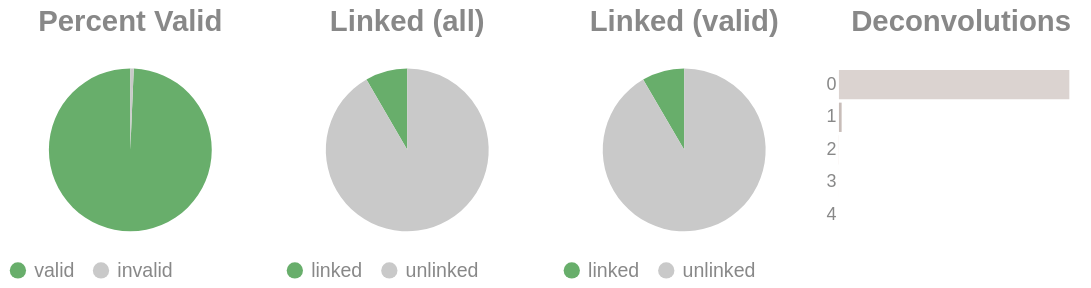

Notebook cell for this chart:
### Code cell
if SKIPLR:
    pass
else:
    clash = Counter()
    for i in valids['molecule'].to_list():
        _mol = i.split("-")
        if len(_mol) == 1:
            clash.update('0')
        else:
            clash.update(_mol[-1])

    _d = {"deconvolutions": [], 'count': []}
    for k,v in clash.items():
        _d['deconvolutions'].append(k)
        _d['count'].append(v)

    tot_valid = valids['reads'].sum()
    mask = valids['reads'] >= 2
    n_linked_reads = valids.filter(mask)['reads'].sum()
    if n_linked_reads == 0:
        print_html("No linked molecules (>=2 reads) were detected; skipping linked-only distributions.")
        SKIPLR = True
    else:
        perc_valid = round(tot_valid / n_reads, 4)
        linked_perc_abs = round(n_linked_reads / n_reads, 4)
        linked_perc = round(n_linked_reads / tot_valid, 4)

    _valid = pl.DataFrame({"valids": ['valid', 'invalid'], "count": [tot_valid, n_reads - tot_valid]})
    _linked_abs = pl.DataFrame({"linked (absolute)": ['linked', 'unlinked'], "count": [n_linked_reads, n_reads - n_linked_reads]})
    _linked_rel = pl.DataFrame({"linked (valids)": ['linked', 'unlinked'], "count": [n_linked_reads, tot_valid - n_linked_reads]})

    (
        alt.hconcat(
            piechart(_valid, goodval = 'valid', title = "Percent Valid"),
            piechart(_linked_abs, goodval = "linked", title =  "Linked (all)"),
            piechart(_linked_rel, goodval = "linked", title =  "Linked (valid)"),
            convolutionbar(pl.DataFrame(_d), title = "Deconvolutions"),
            center = True,
            bounds = 'flush'
        )
        .resolve_scale(color='independent')
        .resolve_legend('independent')
        .properties(usermeta={'embedOptions': {"actions": False}})
    ).display()

### Figure 1 — Vega-Lite specification as saved in the notebook (floating-point values rounded to 4 significant figures)
{"width": "container", "height": 400, "config": {"title": {"anchor": "start", "dy": -15, "fontSize": 18, "color": "#888888", "subtitleColor": "#888888", "subtitleFontSize": 14}, "arc": {"fill": "#0072B2"}, "axis": {"domainColor": "#888888", "domainWidth": 0.5, "gridWidth": 0.2, "grid": false, "titleFontWeight": 400, "titleFontSize": 15, "labelFontSize": 11, "labelColor": "#888888", "tickColor": "#888888", "tickWidth": 0.2, "titleColor": "#888888"}, "axisBand": {"grid": false}, "axisX": {"grid": true, "tickSize": 10, "domainCap": "round"}, "axisY": {"domain": false, "grid": true, "tickSize": 0, "domainCap": "round"}, "background": "transparent", "header": {"labelFontSize": 15, "labelColor": "#888888", "titleFontSize": 15, "titleFontWeight": 600, "titleColor": "#888888"}, "legend": {"labelFont": "sans-serif", "labelFontSize": 12, "labelColor": "#888888", "symbolSize": 100, "symbolType": "circle", "titleFontSize": 12, "titlePadding": 10, "titleColor": "#888888", "title": null}, "range": {"category": ["#E69F00", "#56B4E9", "#009E73", "#F0E442", "#0072B2", "#D55E00", "#CC79A7", "#000000"], "diverging": ["#cfe8f3", "#a2d4ec", "#73bfe2", "#46abdb", "#1696d2", "#12719e"]}, "area": {"fill": "#0072B2", "fillOpacity": 0.7, "line": true, "strokeOpacity": 0.7}, "line": {"color": "#0072B2", "stroke": "#0072B2", "strokeWidth": 2}, "trail": {"color": "#0072B2", "stroke": "#0072B2", "strokeWidth": 0, "size": 1}, "point": {"filled": true, "fillOpacity": 1.0, "size": 95}, "text": {"color": "#888888", "fontSize": 11, "align": "right", "fontWeight": 400, "size": 11}, "bar": {"fill": "#0072B2", "stroke": null}, "view": {"stroke": null, "continuousWidth": 660, "continuousHeight": 400}}, "hconcat": [{"data": {"name": "data-68de5105b15aa2edc5440d264e95767e"}, "mark": {"type": "arc"}, "encoding": {"color": {"field": "valids", "legend": {"orient": "bottom", "title": null}, "scale": {"domain": ["valid", "invalid"], "range": ["#68ae6b", "#C9C9C9"]}, "title": "Valids", "type": "nominal"}, "theta": {"field": "count", "type": "quantitative"}, "tooltip": [{"field": "valids", "title": "Valids", "type": "ordinal"}, {"field": "percent", "format": ".2%", "title": "Percent", "type": "quantitative"}, {"field": "count", "title": "Count", "type": "quantitative"}]}, "height": 100, "title": {"text": "Percent Valid", "align": "center", "anchor": "middle"}, "transform": [{"calculate": "datum.count / 1207710", "as": "percent"}], "width": 150}, {"data": {"name": "data-edd94ace36d20ce2f6dcfde3a8ecde48"}, "mark": {"type": "arc"}, "encoding": {"color": {"field": "linked (absolute)", "legend": {"orient": "bottom", "title": null}, "scale": {"domain": ["linked", "unlinked"], "range": ["#68ae6b", "#C9C9C9"]}, "title": "Linked (Absolute)", "type": "nominal"}, "theta": {"field": "count", "type": "quantitative"}, "tooltip": [{"field": "linked (absolute)", "title": "Linked (Absolute)", "type": "ordinal"}, {"field": "percent", "format": ".2%", "title": "Percent", "type": "quantitative"}, {"field": "count", "title": "Count", "type": "quantitative"}]}, "height": 100, "title": {"text": "Linked (all)", "align": "center", "anchor": "middle"}, "transform": [{"calculate": "datum.count / 1207710", "as": "percent"}], "width": 150}, {"data": {"name": "data-046580a9a7b9c30f6163aa30042bb19d"}, "mark": {"type": "arc"}, "encoding": {"color": {"field": "linked (valids)", "legend": {"orient": "bottom", "title": null}, "scale": {"domain": ["linked", "unlinked"], "range": ["#68ae6b", "#C9C9C9"]}, "title": "Linked (Valids)", "type": "nominal"}, "theta": {"field": "count", "type": "quantitative"}, "tooltip": [{"field": "linked (valids)", "title": "Linked (Valids)", "type": "ordinal"}, {"field": "percent", "format": ".2%", "title": "Percent", "type": "quantitative"}, {"field": "count", "title": "Count", "type": "quantitative"}]}, "height": 100, "title": {"text": "Linked (valid)", "align": "center", "anchor": "middle"}, "transform": [{"calculate": "datum.count / 1199563", "as": "percent"}], "width": 150}, {"data": {"name": "data-a15682fb001e449d856c17ca39c0db64"}, "mark": {"type": "bar"}, "encoding": {"color": {"field": "deconvolutions", "legend": null, "scale": {"scheme": "lightgreyred"}, "type": "nominal"}, "tooltip": [{"field": "deconvolutions", "title": "Deconvolutions", "type": "ordinal"}, {"field": "percent", "format": ".2%", "title": "Percent", "type": "quantitative"}, {"field": "count", "title": "Count", "type": "quantitative"}], "x": {"axis": null, "field": "count", "type": "quantitative"}, "y": {"field": "deconvolutions", "sort": "ascending", "title": null, "type": "nominal"}}, "height": 100, "title": {"text": "Deconvolutions", "align": "center", "anchor": "middle"}, "transform": [{"calculate": "datum.count / 1145161", "as": "percent"}], "width": 150}], "bounds": "flush", "center": true, "resolve": {"legend": {"angle": "independent"}, "scale": {"color": "independent"}}, "usermeta": {"embedOptions": {"actions": false}}, "$schema": "https://vega.github.io/schema/vega-lite/v6.1.0.json", "datasets": {"data-68de5105b15aa2edc5440d264e95767e": [{"valids": "valid", "count": 1199563}, {"valids": "invalid", "count": 8147}], "data-edd94ace36d20ce2f6dcfde3a8ecde48": [{"linked (absolute)": "linked", "count": 100879}, {"linked (absolute)": "unlinked", "count": 1106831}], "data-046580a9a7b9c30f6163aa30042bb19d": [{"linked (valids)": "linked", "count": 100879}, {"linked (valids)": "unlinked", "count": 1098684}], "data-a15682fb001e449d856c17ca39c0db64": [{"deconvolutions": "0", "count": 1131550}, {"deconvolutions": "1", "count": 13273}, {"deconvolutions": "2", "count": 317}, {"deconvolutions": "3", "count": 17}, {"deconvolutions": "4", "count": 4}]}}
